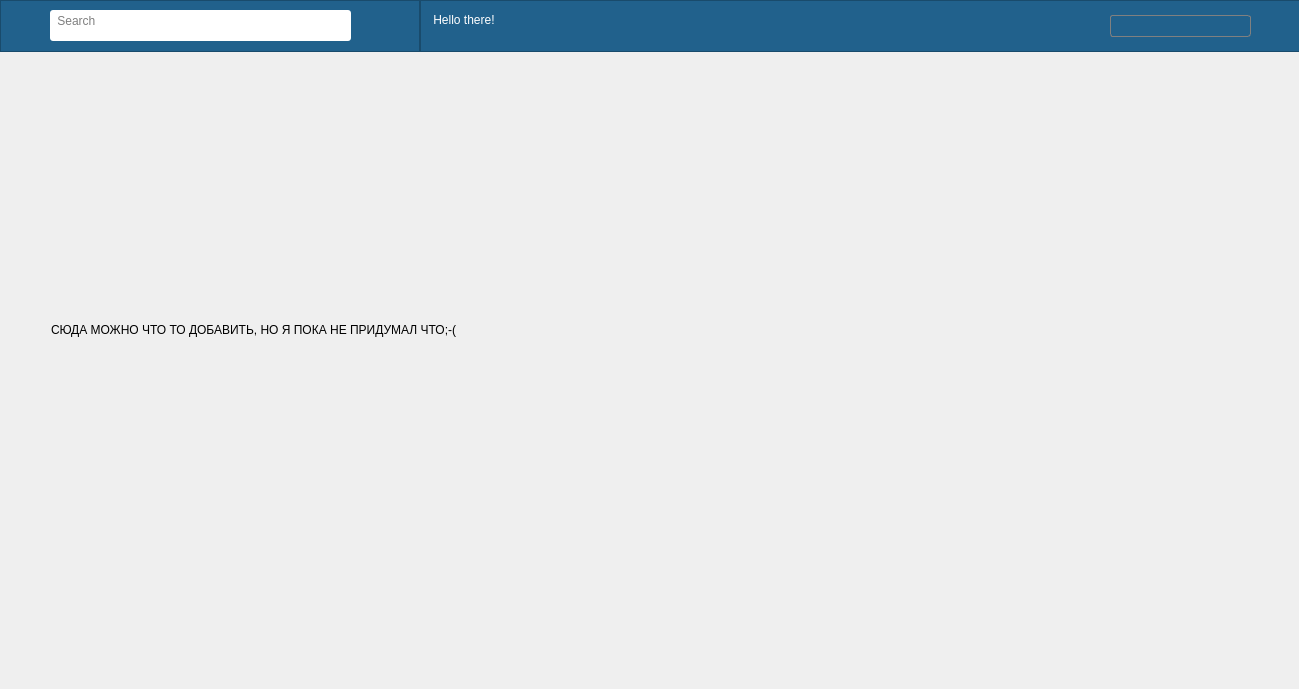
<?xml version="1.0" encoding="UTF-8"?>
<ui version="4.0">
 <class>MainWindow</class>
 <widget class="QMainWindow" name="MainWindow">
  <property name="geometry">
   <rect>
    <x>0</x>
    <y>0</y>
    <width>1299</width>
    <height>689</height>
   </rect>
  </property>
  <property name="sizePolicy">
   <sizepolicy hsizetype="Preferred" vsizetype="Minimum">
    <horstretch>0</horstretch>
    <verstretch>0</verstretch>
   </sizepolicy>
  </property>
  <property name="windowTitle">
   <string>MainWindow</string>
  </property>
  <widget class="QWidget" name="centralwidget">
   <widget class="QFrame" name="frame_2">
    <property name="geometry">
     <rect>
      <x>420</x>
      <y>0</y>
      <width>880</width>
      <height>52</height>
     </rect>
    </property>
    <property name="styleSheet">
     <string notr="true">background-color: rgb(33, 97, 140);</string>
    </property>
    <property name="frameShape">
     <enum>QFrame::StyledPanel</enum>
    </property>
    <property name="frameShadow">
     <enum>QFrame::Raised</enum>
    </property>
    <widget class="QLabel" name="label">
     <property name="geometry">
      <rect>
       <x>10</x>
       <y>10</y>
       <width>261</width>
       <height>20</height>
      </rect>
     </property>
     <property name="styleSheet">
      <string notr="true">border-radius: 10px;
color: rgb(255, 255, 255);
font: 14pt &quot;MS Shell Dlg 2&quot;;</string>
     </property>
     <property name="text">
      <string> Hello there!</string>
     </property>
    </widget>
    <widget class="QComboBox" name="comboBox">
     <property name="geometry">
      <rect>
       <x>690</x>
       <y>15</y>
       <width>141</width>
       <height>22</height>
      </rect>
     </property>
     <property name="styleSheet">
      <string notr="true">QComboBox {
     border: 1px solid gray;
     border-radius: 3px;
     padding: 1px 1px 1px 1px;
     min-width: 6em;
 }

QComboBox::drop-down {
     width: 0px;
     border-left-width: 0px;
 }</string>
     </property>
    </widget>
   </widget>
   <widget class="QFrame" name="frame_3">
    <property name="geometry">
     <rect>
      <x>0</x>
      <y>0</y>
      <width>420</width>
      <height>52</height>
     </rect>
    </property>
    <property name="styleSheet">
     <string notr="true">background-color: rgb(33, 97, 140);</string>
    </property>
    <property name="frameShape">
     <enum>QFrame::StyledPanel</enum>
    </property>
    <property name="frameShadow">
     <enum>QFrame::Raised</enum>
    </property>
    <widget class="QPushButton" name="pushButton_2">
     <property name="geometry">
      <rect>
       <x>10</x>
       <y>12</y>
       <width>31</width>
       <height>28</height>
      </rect>
     </property>
     <property name="styleSheet">
      <string notr="true">border-radius: 10px;</string>
     </property>
     <property name="text">
      <string/>
     </property>
    </widget>
    <widget class="QTextEdit" name="input_name">
     <property name="geometry">
      <rect>
       <x>50</x>
       <y>10</y>
       <width>301</width>
       <height>31</height>
      </rect>
     </property>
     <property name="styleSheet">
      <string notr="true">background-color: rgb(255, 255, 255);
border-radius: 3px;
font: 10pt &quot;MS Shell Dlg 2&quot;;</string>
     </property>
     <property name="html">
      <string>&lt;!DOCTYPE HTML PUBLIC &quot;-//W3C//DTD HTML 4.0//EN&quot; &quot;http://www.w3.org/TR/REC-html40/strict.dtd&quot;&gt;
&lt;html&gt;&lt;head&gt;&lt;meta name=&quot;qrichtext&quot; content=&quot;1&quot; /&gt;&lt;style type=&quot;text/css&quot;&gt;
p, li { white-space: pre-wrap; }
&lt;/style&gt;&lt;/head&gt;&lt;body style=&quot; font-family:'MS Shell Dlg 2'; font-size:10pt; font-weight:400; font-style:normal;&quot;&gt;
&lt;p style=&quot;-qt-paragraph-type:empty; margin-top:0px; margin-bottom:0px; margin-left:0px; margin-right:0px; -qt-block-indent:0; text-indent:0px; font-size:7.8pt;&quot;&gt;&lt;br /&gt;&lt;/p&gt;&lt;/body&gt;&lt;/html&gt;</string>
     </property>
     <property name="placeholderText">
      <string> Search</string>
     </property>
    </widget>
   </widget>
   <widget class="QStackedWidget" name="stackedWidget">
    <property name="geometry">
     <rect>
      <x>1</x>
      <y>54</y>
      <width>1298</width>
      <height>636</height>
     </rect>
    </property>
    <property name="currentIndex">
     <number>3</number>
    </property>
    <widget class="QWidget" name="page">
     <widget class="QScrollArea" name="scrollArea_2">
      <property name="geometry">
       <rect>
        <x>0</x>
        <y>-1</y>
        <width>421</width>
        <height>638</height>
       </rect>
      </property>
      <property name="widgetResizable">
       <bool>true</bool>
      </property>
      <widget class="QWidget" name="scrollAreaWidgetContents_2">
       <property name="geometry">
        <rect>
         <x>0</x>
         <y>0</y>
         <width>419</width>
         <height>636</height>
        </rect>
       </property>
      </widget>
     </widget>
     <widget class="QStackedWidget" name="stackedWidget_2">
      <property name="geometry">
       <rect>
        <x>420</x>
        <y>0</y>
        <width>878</width>
        <height>636</height>
       </rect>
      </property>
      <property name="styleSheet">
       <string notr="true">background-color: rgb(247, 253, 255);</string>
      </property>
      <widget class="QWidget" name="page_6">
       <widget class="QLabel" name="label_2">
        <property name="geometry">
         <rect>
          <x>150</x>
          <y>130</y>
          <width>651</width>
          <height>291</height>
         </rect>
        </property>
        <property name="styleSheet">
         <string notr="true">font: 26pt &quot;MS Shell Dlg 2&quot;;</string>
        </property>
        <property name="text">
         <string>select a user to transfer 
cryptocurrency</string>
        </property>
       </widget>
      </widget>
      <widget class="QWidget" name="page_7">
       <widget class="QLineEdit" name="lineEdit_2">
        <property name="geometry">
         <rect>
          <x>260</x>
          <y>280</y>
          <width>391</width>
          <height>41</height>
         </rect>
        </property>
        <property name="styleSheet">
         <string notr="true">background-color: rgb(255, 255, 255);
font: 10pt &quot;MS Shell Dlg 2&quot;;
border-radius: 10px;</string>
        </property>
       </widget>
       <widget class="QLabel" name="label_3">
        <property name="geometry">
         <rect>
          <x>300</x>
          <y>200</y>
          <width>321</width>
          <height>61</height>
         </rect>
        </property>
        <property name="styleSheet">
         <string notr="true">font: 12pt &quot;MS Shell Dlg 2&quot;;</string>
        </property>
        <property name="text">
         <string>
enter the required transfer amount</string>
        </property>
       </widget>
       <widget class="QPushButton" name="pushButton_3">
        <property name="geometry">
         <rect>
          <x>400</x>
          <y>360</y>
          <width>93</width>
          <height>28</height>
         </rect>
        </property>
        <property name="text">
         <string>send</string>
        </property>
       </widget>
      </widget>
     </widget>
    </widget>
    <widget class="QWidget" name="page_3">
     <widget class="QFrame" name="frame_5">
      <property name="geometry">
       <rect>
        <x>420</x>
        <y>-1</y>
        <width>880</width>
        <height>581</height>
       </rect>
      </property>
      <property name="mouseTracking">
       <bool>false</bool>
      </property>
      <property name="whatsThis">
       <string/>
      </property>
      <property name="frameShape">
       <enum>QFrame::Panel</enum>
      </property>
      <property name="frameShadow">
       <enum>QFrame::Raised</enum>
      </property>
      <widget class="QTextBrowser" name="textBrowser">
       <property name="geometry">
        <rect>
         <x>0</x>
         <y>0</y>
         <width>881</width>
         <height>581</height>
        </rect>
       </property>
      </widget>
     </widget>
     <widget class="QFrame" name="frame_4">
      <property name="geometry">
       <rect>
        <x>419</x>
        <y>575</y>
        <width>880</width>
        <height>61</height>
       </rect>
      </property>
      <property name="styleSheet">
       <string notr="true">background-color: rgb(33, 97, 140);</string>
      </property>
      <property name="frameShape">
       <enum>QFrame::StyledPanel</enum>
      </property>
      <property name="frameShadow">
       <enum>QFrame::Raised</enum>
      </property>
      <widget class="QPushButton" name="pushButton">
       <property name="geometry">
        <rect>
         <x>834</x>
         <y>11</y>
         <width>41</width>
         <height>41</height>
        </rect>
       </property>
       <property name="styleSheet">
        <string notr="true">border-radius: 10px;</string>
       </property>
       <property name="text">
        <string/>
       </property>
      </widget>
      <widget class="QLineEdit" name="lineEdit">
       <property name="geometry">
        <rect>
         <x>40</x>
         <y>10</y>
         <width>791</width>
         <height>41</height>
        </rect>
       </property>
       <property name="styleSheet">
        <string notr="true">background-color: rgb(255, 255, 255);
font: 10pt &quot;MS Shell Dlg 2&quot;;
border-radius: 10px;</string>
       </property>
       <property name="placeholderText">
        <string>Write your message. . .</string>
       </property>
      </widget>
     </widget>
     <widget class="QFrame" name="frame">
      <property name="geometry">
       <rect>
        <x>0</x>
        <y>-4</y>
        <width>420</width>
        <height>640</height>
       </rect>
      </property>
      <property name="styleSheet">
       <string notr="true">background-color: rgb(215, 219, 221);</string>
      </property>
      <property name="frameShape">
       <enum>QFrame::StyledPanel</enum>
      </property>
      <property name="frameShadow">
       <enum>QFrame::Raised</enum>
      </property>
      <widget class="QScrollArea" name="scrollArea">
       <property name="geometry">
        <rect>
         <x>0</x>
         <y>2</y>
         <width>421</width>
         <height>638</height>
        </rect>
       </property>
       <property name="widgetResizable">
        <bool>true</bool>
       </property>
       <widget class="QWidget" name="scrollAreaWidgetContents">
        <property name="geometry">
         <rect>
          <x>0</x>
          <y>0</y>
          <width>419</width>
          <height>636</height>
         </rect>
        </property>
       </widget>
      </widget>
     </widget>
    </widget>
    <widget class="QWidget" name="page_4">
     <widget class="QLabel" name="label_4">
      <property name="geometry">
       <rect>
        <x>170</x>
        <y>60</y>
        <width>981</width>
        <height>431</height>
       </rect>
      </property>
      <property name="styleSheet">
       <string notr="true">font: 20pt &quot;MS Shell Dlg 2&quot;;</string>
      </property>
      <property name="text">
       <string>ТУТ ДОЛЖНА БЫТЬ КАКАЯ-ТО ИНФА О ПОЛЬЗОВАТЕЛЕ, 
НО ЕЕ ПО ПРИЧИНЕ DH3X234F НЕТ!</string>
      </property>
     </widget>
    </widget>
    <widget class="QWidget" name="page_5">
     <widget class="QLabel" name="label_5">
      <property name="geometry">
       <rect>
        <x>50</x>
        <y>190</y>
        <width>1101</width>
        <height>171</height>
       </rect>
      </property>
      <property name="styleSheet">
       <string notr="true">font: 20pt &quot;MS Shell Dlg 2&quot;;</string>
      </property>
      <property name="text">
       <string>СЮДА МОЖНО ЧТО ТО ДОБАВИТЬ, НО Я ПОКА НЕ ПРИДУМАЛ ЧТО;-(</string>
      </property>
     </widget>
    </widget>
    <widget class="QWidget" name="page_2">
     <widget class="QLabel" name="label_6">
      <property name="geometry">
       <rect>
        <x>210</x>
        <y>100</y>
        <width>901</width>
        <height>241</height>
       </rect>
      </property>
      <property name="styleSheet">
       <string notr="true">font: 18pt &quot;MS Shell Dlg 2&quot;;</string>
      </property>
      <property name="text">
       <string>ЗДЕСЬ БУДУТ НАСТРОЙКИ, ПО ЭТОМУ ПУСТЬ ДИЗАЙНЕРЫ
МОЗГАМИ ПОШЕВЕЛЯТ ЧТО И КАК СЮДА ПИХНУТЬ</string>
      </property>
     </widget>
    </widget>
   </widget>
  </widget>
 </widget>
 <resources/>
 <connections/>
</ui>
